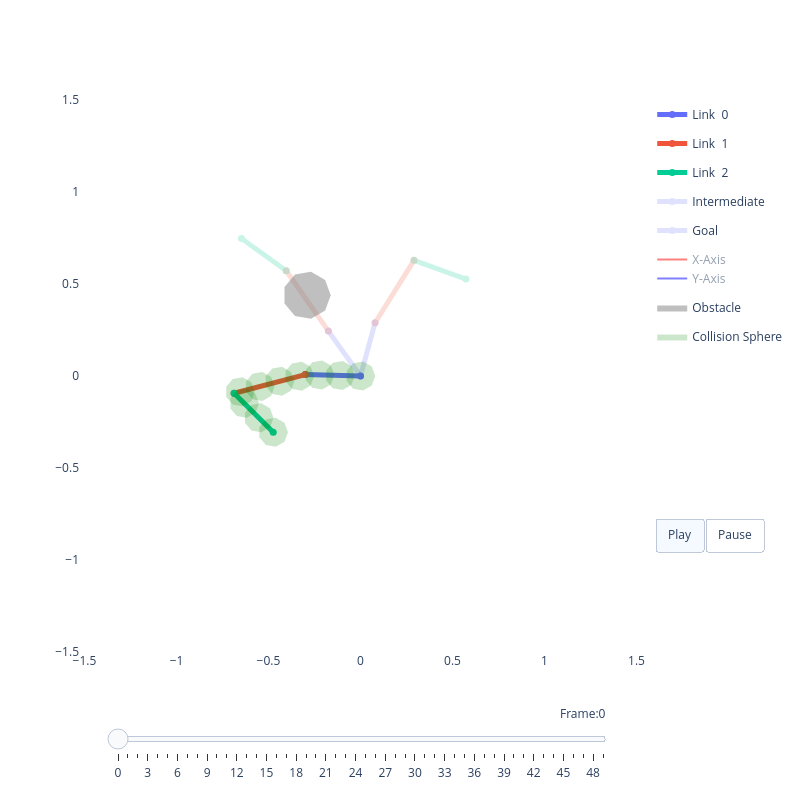

Notebook code for this chart:
### Code cell
# Check what happens if we force the decoder output to zero (straight-line trajectory)
import torch
import numpy as np
from simplearm.viz import RobotViewer
from simplearm.geom import Obstacles
from simplearm.robot import RobotInfo

ds   = torch.load("data/training_dataset_1_samples.pt", weights_only=False)
meta = ds["metadata"]
robot = RobotInfo.from_linklengths(meta["linklengths"], sphere_rad=meta["sphere_rad"])

q_start = ds["q_start"][[0]]
q_goal  = ds["q_goal"][[0]]
sdf     = ds["sdf"][[0]]

# Force decoder output to zero
original_forward = model_1_sample.decoder.forward
model_1_sample.decoder.forward = lambda *a, **kw: torch.zeros_like(original_forward(*a, **kw))

with torch.no_grad():
    waypoints = model_1_sample(q_start, q_goal, sdf)
    traj = model_1_sample.trajectory(waypoints).squeeze(0).cpu().numpy()

# Restore
model_1_sample.decoder.forward = original_forward

n_obs     = ds["n_obstacles"][0].item()
obs_data  = ds["obstacles"][0, :n_obs]
obstacles = Obstacles(x=obs_data[:,0].numpy(), y=obs_data[:,1].numpy(), r=obs_data[:,2].numpy())

viz = RobotViewer(traj, robot, obstacles=obstacles, animate=True)
viz.plot()

### Figure 1 — Plotly figure (JSON) as saved in the notebook; plotly's stock layout.template omitted (floating-point values rounded to 4 significant figures)
{"data": [{"legendgroup": "Joints over time", "line": {"color": "#636EFA", "width": 1}, "mode": "lines", "name": "Joints over time", "opacity": 0.25, "showlegend": true, "type": "scatter", "x": [], "y": []}, {"fill": "toself", "legendgroup": "Joints over time (Fill)", "line": {"color": "#636EFA", "width": 0}, "mode": "lines", "name": "Joints over time (Fill)", "opacity": 0.2, "showlegend": true, "type": "scatter", "x": [], "y": []}, {"legendgroup": "Joints over time", "line": {"color": "#EF553B", "width": 1}, "mode": "lines", "name": "Joints over time", "opacity": 0.25, "showlegend": false, "type": "scatter", "x": [], "y": []}, {"fill": "toself", "legendgroup": "Joints over time (Fill)", "line": {"color": "#EF553B", "width": 0}, "mode": "lines", "name": "Joints over time (Fill)", "opacity": 0.2, "showlegend": false, "type": "scatter", "x": [], "y": []}, {"legendgroup": "Joints over time", "line": {"color": "#00CC96", "width": 1}, "mode": "lines", "name": "Joints over time", "opacity": 0.25, "showlegend": false, "type": "scatter", "x": [], "y": []}, {"fill": "toself", "legendgroup": "Joints over time (Fill)", "line": {"color": "#00CC96", "width": 0}, "mode": "lines", "name": "Joints over time (Fill)", "opacity": 0.2, "showlegend": false, "type": "scatter", "x": [], "y": []}, {"legendgroup": "Joints over time", "line": {"color": "#00CC96", "width": 1}, "mode": "lines", "name": "Joints over time", "opacity": 0.25, "showlegend": false, "type": "scatter", "x": [], "y": []}, {"line": {"color": "#636EFA", "width": 5}, "marker": {"color": "#636EFA", "size": 7}, "mode": "lines+markers", "name": "Link  0", "type": "scatter", "x": [0, -0.2999], "y": [0, 0.007591]}, {"line": {"color": "#EF553B", "width": 5}, "marker": {"color": "#EF553B", "size": 7}, "mode": "lines+markers", "name": "Link  1", "type": "scatter", "x": [-0.2999, -0.6868], "y": [0.007591, -0.09379]}, {"line": {"color": "#00CC96", "width": 5}, "marker": {"color": "#00CC96", "size": 7}, "mode": "lines+markers", "name": "Link  2", "type": "scatter", "x": [-0.6868, -0.4743], "y": [-0.09379, -0.3055]}, {"legendgroup": "Intermediate", "line": {"color": "#636EFA", "width": 5}, "marker": {"color": "#636EFA", "size": 7}, "mode": "lines+markers", "name": "Intermediate", "opacity": 0.2, "showlegend": true, "type": "scatter", "x": [0, -0.1745], "y": [0, 0.244]}, {"legendgroup": "Intermediate", "line": {"color": "#EF553B", "width": 5}, "marker": {"color": "#EF553B", "size": 7}, "mode": "lines+markers", "name": "Intermediate", "opacity": 0.2, "showlegend": false, "type": "scatter", "x": [-0.1745, -0.4037], "y": [0.244, 0.5718]}, {"legendgroup": "Intermediate", "line": {"color": "#00CC96", "width": 5}, "marker": {"color": "#00CC96", "size": 7}, "mode": "lines+markers", "name": "Intermediate", "opacity": 0.2, "showlegend": false, "type": "scatter", "x": [-0.4037, -0.6471], "y": [0.5718, 0.7473]}, {"legendgroup": "Goal", "line": {"color": "#636EFA", "width": 5}, "marker": {"color": "#636EFA", "size": 7}, "mode": "lines+markers", "name": "Goal", "opacity": 0.2, "showlegend": true, "type": "scatter", "x": [0, 0.07916], "y": [0, 0.2894]}, {"legendgroup": "Goal", "line": {"color": "#EF553B", "width": 5}, "marker": {"color": "#EF553B", "size": 7}, "mode": "lines+markers", "name": "Goal", "opacity": 0.2, "showlegend": false, "type": "scatter", "x": [0.07916, 0.2909], "y": [0.2894, 0.6287]}, {"legendgroup": "Goal", "line": {"color": "#00CC96", "width": 5}, "marker": {"color": "#00CC96", "size": 7}, "mode": "lines+markers", "name": "Goal", "opacity": 0.2, "showlegend": false, "type": "scatter", "x": [0.2909, 0.5731], "y": [0.6287, 0.5269]}, {"legendgroup": "frame", "line": {"color": "red"}, "mode": "lines", "name": "X-Axis", "showlegend": true, "type": "scatter", "visible": "legendonly", "x": [0, -0.09997], "y": [0, 0.00253]}, {"legendgroup": "frame", "line": {"color": "blue"}, "mode": "lines", "name": "Y-Axis", "showlegend": true, "type": "scatter", "visible": "legendonly", "x": [0, -0.00253], "y": [0, -0.09997]}, {"legendgroup": "frame", "line": {"color": "red"}, "mode": "lines", "name": "X-Axis", "showlegend": false, "type": "scatter", "visible": "legendonly", "x": [-0.2999, -0.3966], "y": [0.007591, -0.01775]}, {"legendgroup": "frame", "line": {"color": "blue"}, "mode": "lines", "name": "Y-Axis", "showlegend": false, "type": "scatter", "visible": "legendonly", "x": [-0.2999, -0.2746], "y": [0.007591, -0.08914]}, {"legendgroup": "frame", "line": {"color": "red"}, "mode": "lines", "name": "X-Axis", "showlegend": false, "type": "scatter", "visible": "legendonly", "x": [-0.6868, -0.616], "y": [-0.09379, -0.1644]}, {"legendgroup": "frame", "line": {"color": "blue"}, "mode": "lines", "name": "Y-Axis", "showlegend": false, "type": "scatter", "visible": "legendonly", "x": [-0.6868, -0.6163], "y": [-0.09379, -0.02293]}, {"legendgroup": "frame", "line": {"color": "red"}, "mode": "lines", "name": "X-Axis", "showlegend": false, "type": "scatter", "visible": "legendonly", "x": [-0.4743, -0.4034], "y": [-0.3055, -0.376]}, {"legendgroup": "frame", "line": {"color": "blue"}, "mode": "lines", "name": "Y-Axis", "showlegend": false, "type": "scatter", "visible": "legendonly", "x": [-0.4743, -0.4037], "y": [-0.3055, -0.2346]}, {"fill": "toself", "fillcolor": "gray", "legendgroup": "obstacle", "line": {"width": 0}, "mode": "lines", "name": "Obstacle", "opacity": 0.5, "type": "scatter", "x": [-0.1618, -0.1921, -0.2688, -0.3561, -0.413, -0.413, -0.3561, -0.2688, -0.1921, -0.1618], "y": [0.4388, 0.5221, 0.5664, 0.551, 0.4831, 0.3945, 0.3267, 0.3113, 0.3556, 0.4388]}, {"fill": "toself", "fillcolor": "green", "legendgroup": "sphere", "line": {"width": 0}, "mode": "lines", "name": "Collision Sphere", "opacity": 0.2, "showlegend": true, "type": "scatter", "visible": true, "x": [0.08, 0.06128, 0.01389, -0.04, -0.07518, -0.07518, -0.04, 0.01389, 0.06128, 0.08], "y": [0.0, 0.05142, 0.07878, 0.06928, 0.02736, -0.02736, -0.06928, -0.07878, -0.05142, -1.959e-17]}, {"fill": "toself", "fillcolor": "green", "legendgroup": "sphere", "line": {"width": 0}, "mode": "lines", "name": "Collision Sphere", "opacity": 0.2, "showlegend": false, "type": "scatter", "visible": true, "x": [-0.03108, -0.04979, -0.09718, -0.1511, -0.1863, -0.1863, -0.1511, -0.09718, -0.04979, -0.03108], "y": [0.002812, 0.05423, 0.0816, 0.07209, 0.03017, -0.02455, -0.06647, -0.07597, -0.04861, 0.002812]}, {"fill": "toself", "fillcolor": "green", "legendgroup": "sphere", "line": {"width": 0}, "mode": "lines", "name": "Collision Sphere", "opacity": 0.2, "showlegend": false, "type": "scatter", "visible": true, "x": [-0.1422, -0.1609, -0.2083, -0.2622, -0.2973, -0.2973, -0.2622, -0.2083, -0.1609, -0.1422], "y": [0.005623, 0.05705, 0.08441, 0.07491, 0.03298, -0.02174, -0.06366, -0.07316, -0.0458, 0.005623]}, {"fill": "toself", "fillcolor": "green", "legendgroup": "sphere", "line": {"width": 0}, "mode": "lines", "name": "Collision Sphere", "opacity": 0.2, "showlegend": false, "type": "scatter", "visible": true, "x": [-0.2521, -0.2709, -0.3183, -0.3721, -0.4073, -0.4073, -0.3721, -0.3183, -0.2709, -0.2521], "y": [-0.0008568, 0.05057, 0.07793, 0.06843, 0.0265, -0.02822, -0.07014, -0.07964, -0.05228, -0.0008568]}, {"fill": "toself", "fillcolor": "green", "legendgroup": "sphere", "line": {"width": 0}, "mode": "lines", "name": "Collision Sphere", "opacity": 0.2, "showlegend": false, "type": "scatter", "visible": true, "x": [-0.3596, -0.3783, -0.4257, -0.4796, -0.5148, -0.5148, -0.4796, -0.4257, -0.3783, -0.3596], "y": [-0.02902, 0.02241, 0.04977, 0.04026, -0.001656, -0.05638, -0.0983, -0.1078, -0.08044, -0.02902]}, {"fill": "toself", "fillcolor": "green", "legendgroup": "sphere", "line": {"width": 0}, "mode": "lines", "name": "Collision Sphere", "opacity": 0.2, "showlegend": false, "type": "scatter", "visible": true, "x": [-0.4671, -0.4858, -0.5332, -0.5871, -0.6223, -0.6223, -0.5871, -0.5332, -0.4858, -0.4671], "y": [-0.05718, -0.005756, 0.02161, 0.0121, -0.02982, -0.08454, -0.1265, -0.136, -0.1086, -0.05718]}, {"fill": "toself", "fillcolor": "green", "legendgroup": "sphere", "line": {"width": 0}, "mode": "lines", "name": "Collision Sphere", "opacity": 0.2, "showlegend": false, "type": "scatter", "visible": true, "x": [-0.5746, -0.5933, -0.6407, -0.6946, -0.7298, -0.7298, -0.6946, -0.6407, -0.5933, -0.5746], "y": [-0.08534, -0.03392, -0.006555, -0.01606, -0.05798, -0.1127, -0.1546, -0.1641, -0.1368, -0.08534]}, {"fill": "toself", "fillcolor": "green", "legendgroup": "sphere", "line": {"width": 0}, "mode": "lines", "name": "Collision Sphere", "opacity": 0.2, "showlegend": false, "type": "scatter", "visible": true, "x": [-0.5517, -0.5704, -0.6178, -0.6717, -0.7069, -0.7069, -0.6717, -0.6178, -0.5704, -0.5517], "y": [-0.1487, -0.09725, -0.06989, -0.07939, -0.1213, -0.176, -0.218, -0.2275, -0.2001, -0.1487]}, {"fill": "toself", "fillcolor": "green", "legendgroup": "sphere", "line": {"width": 0}, "mode": "lines", "name": "Collision Sphere", "opacity": 0.2, "showlegend": false, "type": "scatter", "visible": true, "x": [-0.473, -0.4917, -0.5391, -0.593, -0.6282, -0.6282, -0.593, -0.5391, -0.4917, -0.473], "y": [-0.2271, -0.1757, -0.1483, -0.1578, -0.1997, -0.2544, -0.2964, -0.3059, -0.2785, -0.2271]}, {"fill": "toself", "fillcolor": "green", "legendgroup": "sphere", "line": {"width": 0}, "mode": "lines", "name": "Collision Sphere", "opacity": 0.2, "showlegend": false, "type": "scatter", "visible": true, "x": [-0.3943, -0.413, -0.4604, -0.5143, -0.5494, -0.5494, -0.5143, -0.4604, -0.413, -0.3943], "y": [-0.3055, -0.2541, -0.2267, -0.2362, -0.2781, -0.3328, -0.3748, -0.3843, -0.3569, -0.3055]}], "layout": {"height": 800, "paper_bgcolor": "white", "plot_bgcolor": "white", "showlegend": true, "sliders": [{"currentvalue": {"prefix": "Frame:", "visible": true, "xanchor": "right"}, "len": 0.9, "pad": {"b": 10, "t": 50}, "steps": [{"args": [["0"], {"frame": {"duration": 100, "redraw": true}, "mode": "immediate", "transition": {"duration": 0}}], "label": "0", "method": "animate"}, {"args": [["1"], {"frame": {"duration": 100, "redraw": true}, "mode": "immediate", "transition": {"duration": 0}}], "label": "1", "method": "animate"}, {"args": [["2"], {"frame": {"duration": 100, "redraw": true}, "mode": "immediate", "transition": {"duration": 0}}], "label": "2", "method": "animate"}, {"args": [["3"], {"frame": {"duration": 100, "redraw": true}, "mode": "immediate", "transition": {"duration": 0}}], "label": "3", "method": "animate"}, {"args": [["4"], {"frame": {"duration": 100, "redraw": true}, "mode": "immediate", "transition": {"duration": 0}}], "label": "4", "method": "animate"}, {"args": [["5"], {"frame": {"duration": 100, "redraw": true}, "mode": "immediate", "transition": {"duration": 0}}], "label": "5", "method": "animate"}, {"args": [["6"], {"frame": {"duration": 100, "redraw": true}, "mode": "immediate", "transition": {"duration": 0}}], "label": "6", "method": "animate"}, {"args": [["7"], {"frame": {"duration": 100, "redraw": true}, "mode": "immediate", "transition": {"duration": 0}}], "label": "7", "method": "animate"}, {"args": [["8"], {"frame": {"duration": 100, "redraw": true}, "mode": "immediate", "transition": {"duration": 0}}], "label": "8", "method": "animate"}, {"args": [["9"], {"frame": {"duration": 100, "redraw": true}, "mode": "immediate", "transition": {"duration": 0}}], "label": "9", "method": "animate"}, {"args": [["10"], {"frame": {"duration": 100, "redraw": true}, "mode": "immediate", "transition": {"duration": 0}}], "label": "10", "method": "animate"}, {"args": [["11"], {"frame": {"duration": 100, "redraw": true}, "mode": "immediate", "transition": {"duration": 0}}], "label": "11", "method": "animate"}, {"args": [["12"], {"frame": {"duration": 100, "redraw": true}, "mode": "immediate", "transition": {"duration": 0}}], "label": "12", "method": "animate"}, {"args": [["13"], {"frame": {"duration": 100, "redraw": true}, "mode": "immediate", "transition": {"duration": 0}}], "label": "13", "method": "animate"}, {"args": [["14"], {"frame": {"duration": 100, "redraw": true}, "mode": "immediate", "transition": {"duration": 0}}], "label": "14", "method": "animate"}, {"args": [["15"], {"frame": {"duration": 100, "redraw": true}, "mode": "immediate", "transition": {"duration": 0}}], "label": "15", "method": "animate"}, {"args": [["16"], {"frame": {"duration": 100, "redraw": true}, "mode": "immediate", "transition": {"duration": 0}}], "label": "16", "method": "animate"}, {"args": [["17"], {"frame": {"duration": 100, "redraw": true}, "mode": "immediate", "transition": {"duration": 0}}], "label": "17", "method": "animate"}, {"args": [["18"], {"frame": {"duration": 100, "redraw": true}, "mode": "immediate", "transition": {"duration": 0}}], "label": "18", "method": "animate"}, {"args": [["19"], {"frame": {"duration": 100, "redraw": true}, "mode": "immediate", "transition": {"duration": 0}}], "label": "19", "method": "animate"}, {"args": [["20"], {"frame": {"duration": 100, "redraw": true}, "mode": "immediate", "transition": {"duration": 0}}], "label": "20", "method": "animate"}, {"args": [["21"], {"frame": {"duration": 100, "redraw": true}, "mode": "immediate", "transition": {"duration": 0}}], "label": "21", "method": "animate"}, {"args": [["22"], {"frame": {"duration": 100, "redraw": true}, "mode": "immediate", "transition": {"duration": 0}}], "label": "22", "method": "animate"}, {"args": [["23"], {"frame": {"duration": 100, "redraw": true}, "mode": "immediate", "transition": {"duration": 0}}], "label": "23", "method": "animate"}, {"args": [["24"], {"frame": {"duration": 100, "redraw": true}, "mode": "immediate", "transition": {"duration": 0}}], "label": "24", "method": "animate"}, {"args": [["25"], {"frame": {"duration": 100, "redraw": true}, "mode": "immediate", "transition": {"duration": 0}}], "label": "25", "method": "animate"}, {"args": [["26"], {"frame": {"duration": 100, "redraw": true}, "mode": "immediate", "transition": {"duration": 0}}], "label": "26", "method": "animate"}, {"args": [["27"], {"frame": {"duration": 100, "redraw": true}, "mode": "immediate", "transition": {"duration": 0}}], "label": "27", "method": "animate"}, {"args": [["28"], {"frame": {"duration": 100, "redraw": true}, "mode": "immediate", "transition": {"duration": 0}}], "label": "28", "method": "animate"}, {"args": [["29"], {"frame": {"duration": 100, "redraw": true}, "mode": "immediate", "transition": {"duration": 0}}], "label": "29", "method": "animate"}, {"args": [["30"], {"frame": {"duration": 100, "redraw": true}, "mode": "immediate", "transition": {"duration": 0}}], "label": "30", "method": "animate"}, {"args": [["31"], {"frame": {"duration": 100, "redraw": true}, "mode": "immediate", "transition": {"duration": 0}}], "label": "31", "method": "animate"}, {"args": [["32"], {"frame": {"duration": 100, "redraw": true}, "mode": "immediate", "transition": {"duration": 0}}], "label": "32", "method": "animate"}, {"args": [["33"], {"frame": {"duration": 100, "redraw": true}, "mode": "immediate", "transition": {"duration": 0}}], "label": "33", "method": "animate"}, {"args": [["34"], {"frame": {"duration": 100, "redraw": true}, "mode": "immediate", "transition": {"duration": 0}}], "label": "34", "method": "animate"}, {"args": [["35"], {"frame": {"duration": 100, "redraw": true}, "mode": "immediate", "transition": {"duration": 0}}], "label": "35", "method": "animate"}, {"args": [["36"], {"frame": {"duration": 100, "redraw": true}, "mode": "immediate", "transition": {"duration": 0}}], "label": "36", "method": "animate"}, {"args": [["37"], {"frame": {"duration": 100, "redraw": true}, "mode": "immediate", "transition": {"duration": 0}}], "label": "37", "method": "animate"}, {"args": [["38"], {"frame": {"duration": 100, "redraw": true}, "mode": "immediate", "transition": {"duration": 0}}], "label": "38", "method": "animate"}, {"args": [["39"], {"frame": {"duration": 100, "redraw": true}, "mode": "immediate", "transition": {"duration": 0}}], "label": "39", "method": "animate"}, {"args": [["40"], {"frame": {"duration": 100, "redraw": true}, "mode": "immediate", "transition": {"duration": 0}}], "label": "40", "method": "animate"}, {"args": [["41"], {"frame": {"duration": 100, "redraw": true}, "mode": "immediate", "transition": {"duration": 0}}], "label": "41", "method": "animate"}, {"args": [["42"], {"frame": {"duration": 100, "redraw": true}, "mode": "immediate", "transition": {"duration": 0}}], "label": "42", "method": "animate"}, {"args": [["43"], {"frame": {"duration": 100, "redraw": true}, "mode": "immediate", "transition": {"duration": 0}}], "label": "43", "method": "animate"}, {"args": [["44"], {"frame": {"duration": 100, "redraw": true}, "mode": "immediate", "transition": {"duration": 0}}], "label": "44", "method": "animate"}, {"args": [["45"], {"frame": {"duration": 100, "redraw": true}, "mode": "immediate", "transition": {"duration": 0}}], "label": "45", "method": "animate"}, {"args": [["46"], {"frame": {"duration": 100, "redraw": true}, "mode": "immediate", "transition": {"duration": 0}}], "label": "46", "method": "animate"}, {"args": [["47"], {"frame": {"duration": 100, "redraw": true}, "mode": "immediate", "transition": {"duration": 0}}], "label": "47", "method": "animate"}, {"args": [["48"], {"frame": {"duration": 100, "redraw": true}, "mode": "immediate", "transition": {"duration": 0}}], "label": "48", "method": "animate"}, {"args": [["49"], {"frame": {"duration": 100, "redraw": true}, "mode": "immediate", "transition": {"duration": 0}}], "label": "49", "method": "animate"}], "transition": {"duration": 0}, "x": 0.5, "xanchor": "center", "y": 0, "yanchor": "top"}], "updatemenus": [{"buttons": [{"args": [null, {"frame": {"duration": 100, "redraw": true}, "fromcurrent": true}], "label": "Play", "method": "animate"}, {"args": [[null], {"frame": {"duration": 0, "redraw": true}, "mode": "immediate", "transition": {"duration": 0}}], "label": "Pause", "method": "animate"}], "direction": "left", "pad": {"r": 10, "t": 87}, "showactive": true, "type": "buttons", "x": 1.025, "xanchor": "left", "y": 0.4, "yanchor": "top"}], "width": 800, "xaxis": {"range": [-1.5, 1.5], "scaleanchor": "y", "scaleratio": 1, "showgrid": false, "zeroline": false}, "yaxis": {"range": [-1.5, 1.5], "scaleanchor": "x", "scaleratio": 1, "showgrid": false, "zeroline": false}}}
